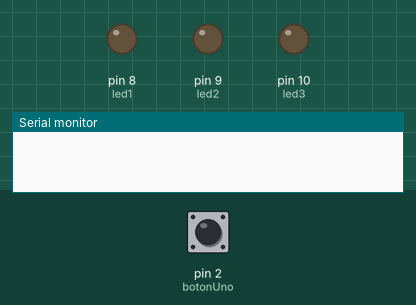
A sketch run on a simulated Arduino Uno, built with avr-gcc and run on an emulated ATmega328P. Parts: output pins drawn as LEDs (lit = HIGH), the last lines printed to the serial monitor. Inputs (shaded band) come from the test bench; at power-on: pin 2 (botonUno) HIGH.

Above: at 1.2 s.
1.3 s: pin 2 (botonUno) pulled LOW for 0.15 s
At 4.1 s:
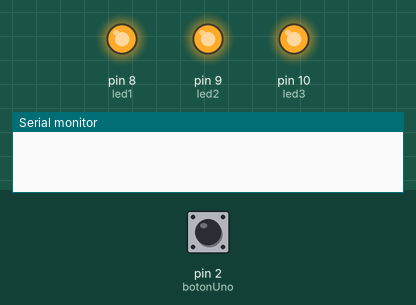
4.4 s: pin 2 (botonUno) pulled LOW for 1 s
At 6.1 s:
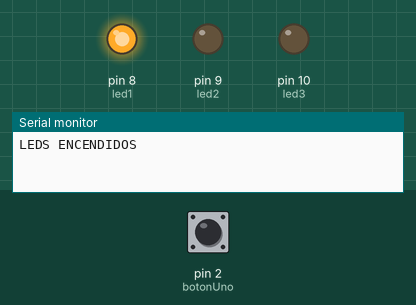
8.4 s: pin 2 (botonUno) pulled LOW for 3.2 s
At 14.6 s:
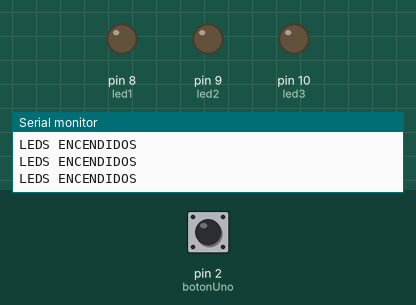
Timing chart, 0 to 16.1 s (numbered marks = the images above; inputs shaded):
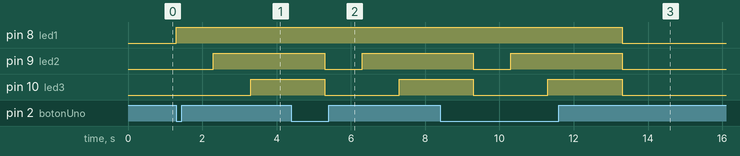

The sketch:

ejercicio6.ino
```cpp
//Leds según I/O digital del Arduino
const int led1 = 8;
const int led2 = 9;
const int led3 = 10;

const int botonUno = 2;
const int botonDos = 3;
const int botonTres = 4;

int estadoUno = 0;


int bit0 = 0; //Para el led1
int bit1 = 0; //Para el led2
int bit2 = 0; //Para el led3

unsigned int numeroSerie = 0;

void setup() {
  Serial.begin(9600); //Inicio con 9600 baudios
  pinMode(led1, OUTPUT);
  pinMode(led2, OUTPUT);
  pinMode(led3, OUTPUT);

  pinMode(botonUno, INPUT_PULLUP);


}

void loop() {

  if (!digitalRead(botonUno)) {
    bit0 = 1;
    bit1 = 1;
    bit2 = 1;
    digitalWrite(led1, bit0);
 	delay(1000);
  	digitalWrite(led2, bit1);
  	delay(1000);
  	digitalWrite(led3, bit2);
  	delay(2000);
    Serial.println("LEDS ENCENDIDOS");
    bit0 = 0;
    bit1 = 0;
    bit2 = 0;
    digitalWrite(led1, bit0);
    digitalWrite(led2, bit1);
    digitalWrite(led3, bit2);
  }
}
```

Measured:
- after the input at 1.3 s, pin 8 (led1): LOW → HIGH at once; pin 9 (led2): LOW → HIGH after 1.0 s; pin 10 (led3): LOW → HIGH after 2.0 s
- after the input at 4.4 s, pin 8 (led1): stays HIGH (without the input it goes to LOW after 0.90 s)
- after the input at 8.4 s, pin 8 (led1): HIGH → LOW after 4.9 s instead of 0.90 s
